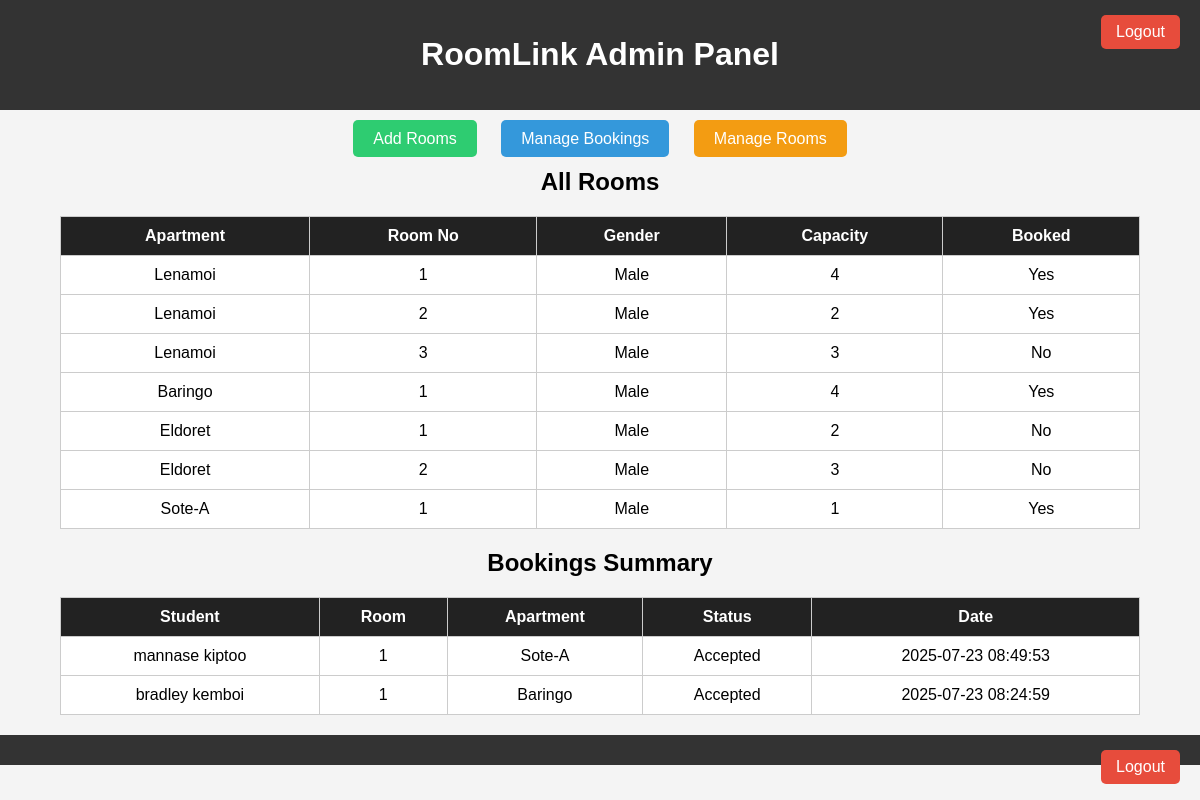
/admin/admin.php (signed in), run on the app's committed database.
### tables this page shows
CREATE TABLE `rooms` (
  `id` int(11) NOT NULL,
  `apartment_name` varchar(100) NOT NULL,
  `room_number` varchar(50) NOT NULL,
  `gender` enum('male','female') NOT NULL,
  `capacity` int(11) NOT NULL,
  `price` decimal(10,2) NOT NULL,
  `image` varchar(255) DEFAULT NULL,
  `created_at` timestamp NOT NULL DEFAULT current_timestamp(),
  `availability` enum('available','booked') NOT NULL DEFAULT 'available'
);

CREATE TABLE `bookings` (
  `id` int(11) NOT NULL,
  `student_id` varchar(100) NOT NULL,
  `room_id` int(11) NOT NULL,
  `status` enum('pending','accepted','rejected') DEFAULT 'pending',
  `payment_method` varchar(50) DEFAULT NULL,
  `receipt_file` varchar(255) DEFAULT NULL,
  `created_at` timestamp NOT NULL DEFAULT current_timestamp(),
  `payment_status` enum('pending','paid') DEFAULT 'pending',
  `payment_proof` varchar(255) DEFAULT NULL,
  `check_in` date DEFAULT NULL,
  `check_out` date DEFAULT NULL
);

CREATE TABLE `users` (
  `id` varchar(100) NOT NULL,
  `name` varchar(100) NOT NULL,
  `email` varchar(100) NOT NULL,
  `password` varchar(255) NOT NULL,
  `gender` enum('male','female') NOT NULL,
  `role` enum('student','admin') DEFAULT 'student',
  `created_at` timestamp NOT NULL DEFAULT current_timestamp()
);

### admin/admin.php (the view, shortened to what this page needs)
<?php
require_once "../config/db.php";
$roomsStmt = $conn->prepare("SELECT * FROM rooms");
$roomsStmt->execute();
$rooms = $roomsStmt->fetchAll(PDO::FETCH_ASSOC);
$bookingsStmt = $conn->prepare("
    SELECT b.*, u.name AS student_name, r.apartment_name, r.room_number
    FROM bookings b
    JOIN users u ON b.student_id = u.id
    JOIN rooms r ON b.room_id = r.id
    ORDER BY b.created_at DESC
");
$bookingsStmt->execute();
$bookings = $bookingsStmt->fetchAll(PDO::FETCH_ASSOC);
?>
<!DOCTYPE html>
<html>
<head>
</head>
<body>
<header>
    <h1>RoomLink Admin Panel</h1>
    <a href="../logout.php" class="logout-btn">Logout</a>
</header>
<div class="btn-group">
    <a href="add_room.php">Add Rooms</a>
    <a href="manage_bookings.php" style="background:#3498db;">Manage Bookings</a>
    <a href="manage_rooms.php" style="background: #f39c12;">Manage Rooms</a>
</div>
<h2>All Rooms</h2>
<table>
    <tr>
        <th>Apartment</th>
        <th>Room No</th>
        <th>Gender</th>
        <th>Capacity</th>
        <th>Booked</th>
    </tr>
    <?php foreach ($rooms as $room): ?>
    <tr>
        <td><?= htmlspecialchars($room['apartment_name']) ?></td>
        <td><?= htmlspecialchars($room['room_number']) ?></td>
        <td><?= htmlspecialchars(ucfirst($room['gender'])) ?></td>
        <td><?= htmlspecialchars($room['capacity']) ?></td>
        <td><?= ($room['availability']=== 'available')? 'No' : 'Yes' ?></td>
    </tr>
    <?php endforeach; ?>
</table>
<h2>Bookings Summary</h2>
<table>
    <tr>
        <th>Student</th>
        <th>Room</th>
        <th>Apartment</th>
        <th>Status</th>
        <th>Date</th>
    </tr>
    <?php foreach ($bookings as $booking): ?>
    <tr>
        <td><?= htmlspecialchars($booking['student_name']) ?></td>
        <td><?= htmlspecialchars($booking['room_number']) ?></td>
        <td><?= htmlspecialchars($booking['apartment_name']) ?></td>
        <td><?= ucfirst($booking['status']) ?></td>
        <td><?= htmlspecialchars($booking['created_at']) ?></td>
    </tr>
    <?php endforeach; ?>
</table>
<footer>
    <a href="../logout.php" class="logout-btn">Logout</a>
</footer>
</body>
</html>

### admin/admin.php (style rules this page uses)
body { font-family: Arial; background: #f4f4f4; margin: 0; }
header { background: #333; color: #fff; padding: 15px; text-align: center; position: relative; }
footer { background: #333; color: #fff; padding: 15px; text-align: center; position: relative; }
.logout-btn { position: absolute; right: 20px; top: 15px; background: #e74c3c; color: #fff; padding: 8px 15px; border: none; border-radius: 5px; text-decoration: none; }
.btn-group { text-align: center; margin: 20px 0; }
.btn-group a { padding: 10px 20px; background: #2ecc71; color: white; text-decoration: none; border-radius: 5px; margin: 0 10px; }
table { width: 90%; margin: 20px auto; border-collapse: collapse; background: white; }
th, td { border: 1px solid #ccc; padding: 10px; text-align: center; }
th { background: #222; color: white; }
h2 { text-align: center; }

### data on the page
rooms: apartment_name "Lenamoi", room_number "1", gender "Male", capacity "4", availability "Yes"
rooms: apartment_name "Lenamoi", room_number "2", gender "Male", capacity "2", availability "Yes"
rooms: apartment_name "Lenamoi", room_number "3", gender "Male", capacity "3", availability "No"
rooms: apartment_name "Baringo", room_number "1", gender "Male", capacity "4", availability "Yes"
rooms: apartment_name "Eldoret", room_number "1", gender "Male", capacity "2", availability "No"
rooms: apartment_name "Eldoret", room_number "2", gender "Male", capacity "3", availability "No"
rooms: apartment_name "Sote-A", room_number "1", gender "Male", capacity "1", availability "Yes"
bookings: student.name "mannase kiptoo", room.room_number "1", room.apartment_name "Sote-A", status "Accepted", created_at "2025-07-23 08:49:53"
bookings: student.name "bradley kemboi", room.room_number "1", room.apartment_name "Baringo", status "Accepted", created_at "2025-07-23 08:24:59"
